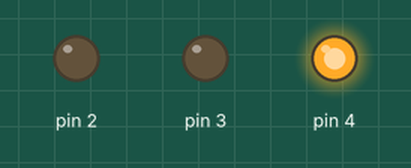
The sketch below on a simulated Arduino Uno, built with avr-gcc and run on an emulated ATmega328P. On the bench: output pins drawn as LEDs (lit = HIGH).

Above: at 0.2 s.
At 0.7 s:
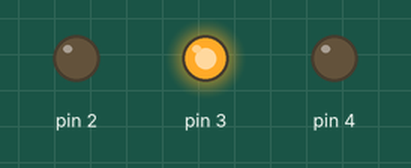
At 2.7 s:
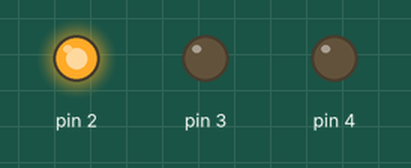
Timing chart, 0 to 3.5 s (numbered marks = the images above):
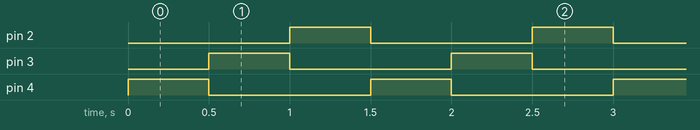

Measured:
- by itself, pin 2–4: alternates HIGH for 0.50 s and LOW for 1.0 s
- by itself, everything shown: repeats every 1.5 s, in 4 steps

The sketch:

Botao_Led.ino
```cpp
void setup() {
  // put your setup code here, to run once:
  pinMode(4, OUTPUT);
  pinMode(3, OUTPUT);
  pinMode(2, OUTPUT);
}

void loop() {
  // put your main code here, to run repeatedly:
  digitalWrite(4, HIGH);
  delay(500);
  digitalWrite(4, LOW);
  digitalWrite(3, HIGH);
  delay(500);
  digitalWrite(3, LOW);
  digitalWrite(2, HIGH);
  delay(500);
  digitalWrite(2, LOW);
}
```
